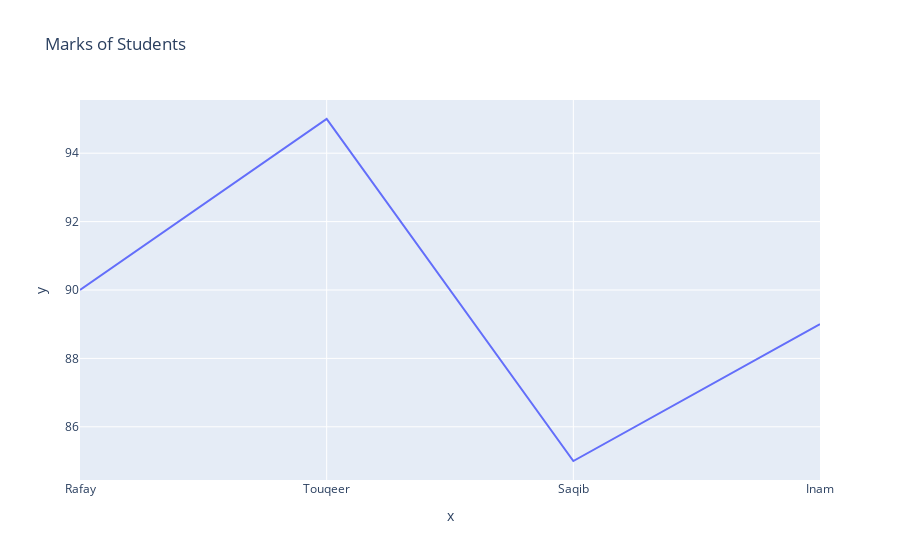

Source (notebook cell):
### Code cell
names = ["Rafay","Touqeer","Saqib","Inam"]
marks = [90,95,85,89]

#simple line plot using plotly
fig1 = px.line(x=names,y=marks,title="Marks of Students")
fig1.show()
#saving the plot in output folder
fig1.write_image("./outputs/line.png")
#saving the plot as a standalone html file
fig1.write_html("./outputs/line.html")

### Figure 1 — Plotly figure (JSON) as saved in the notebook; plotly's stock layout.template omitted (floating-point values rounded to 4 significant figures)
{"data": [{"hovertemplate": "x=%{x}<br>y=%{y}<extra></extra>", "legendgroup": "", "line": {"color": "#636efa", "dash": "solid"}, "marker": {"symbol": "circle"}, "mode": "lines", "name": "", "orientation": "v", "showlegend": false, "type": "scatter", "x": ["Rafay", "Touqeer", "Saqib", "Inam"], "xaxis": "x", "y": [90, 95, 85, 89], "yaxis": "y"}], "layout": {"legend": {"tracegroupgap": 0}, "title": {"text": "Marks of Students"}, "xaxis": {"anchor": "y", "domain": [0, 1], "title": {"text": "x"}}, "yaxis": {"anchor": "x", "domain": [0, 1], "title": {"text": "y"}}}}
